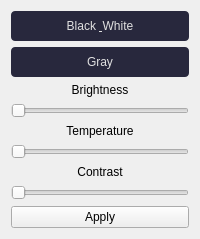
     <widget class="QWidget" name="Brightpage">
      <layout class="QVBoxLayout" name="effectsLayout">
       <item>
        <widget class="QPushButton" name="BW">
         <property name="styleSheet">
          <string notr="true">QFrame#sidebar {
           background-color: #1E1E2F; /* Updated dark blue/gray background */
           border-left: 1px solid #2c2f3a;
           color: #e0e0e0;
           }
           /* ... other styles ... */
           QPushButton {
           background-color: #28283D; /* Updated button background */
           color: #E0E0E0;
           border: none; /* Remove border for cleaner look */
           border-radius: 4px; /* Slightly smaller radius */
           padding: 8px; /* Slightly larger padding */
           }
           QPushButton:hover {
           background-color: #303045; /* Darker background to simulate lift/shadow */
           color: #00BCD4; /* Modern Teal Accent */
           border: 1px solid #00BCD4; /* Light border on hover */
           }
           QPushButton:pressed {
           background-color: #3949AB; /* Deep Indigo Pressed State */
           color: white;
           border: 1px solid #3949AB;
           }</string>
         </property>
         <property name="text">
          <string>Black &amp; White</string>
         </property>
        </widget>
       </item>
       <item>
        <widget class="QPushButton" name="Gray">
         <property name="styleSheet">
          <string notr="true">QFrame#sidebar {
           background-color: #1E1E2F; /* Updated dark blue/gray background */
           border-left: 1px solid #2c2f3a;
           color: #e0e0e0;
           }
           /* ... other styles ... */
           QPushButton {
           background-color: #28283D; /* Updated button background */
           color: #E0E0E0;
           border: none; /* Remove border for cleaner look */
           border-radius: 4px; /* Slightly smaller radius */
           padding: 8px; /* Slightly larger padding */
           }
           QPushButton:hover {
           background-color: #303045; /* Darker background to simulate lift/shadow */
           color: #00BCD4; /* Modern Teal Accent */
           border: 1px solid #00BCD4; /* Light border on hover */
           }
           QPushButton:pressed {
           background-color: #3949AB; /* Deep Indigo Pressed State */
           color: white;
           border: 1px solid #3949AB;
           }</string>
         </property>
         <property name="text">
          <string>Gray</string>
         </property>
        </widget>
       </item>
       <item>
        <widget class="QLabel" name="tempLabel_2">
         <property name="sizePolicy">
          <sizepolicy hsizetype="Minimum" vsizetype="Fixed">
           <horstretch>0</horstretch>
           <verstretch>0</verstretch>
          </sizepolicy>
         </property>
         <property name="text">
          <string>Brightness</string>
         </property>
         <property name="alignment">
          <set>Qt::AlignmentFlag::AlignCenter</set>
         </property>
        </widget>
       </item>
       <item>
        <widget class="QSlider" name="brightnessSlider">
         <property name="styleSheet">
          <string notr="true">    background: qlineargradient(x1:0, y1:0, x2:1, y2:0,
                                stop:0 #0077ff, stop:1 #00ccff);
    border-radius: 3px;</string>
         </property>
         <property name="orientation">
          <enum>Qt::Orientation::Horizontal</enum>
         </property>
        </widget>
       </item>
       <item>
        <widget class="QLabel" name="tempLabel">
         <property name="sizePolicy">
          <sizepolicy hsizetype="Minimum" vsizetype="Fixed">
           <horstretch>0</horstretch>
           <verstretch>0</verstretch>
          </sizepolicy>
         </property>
         <property name="text">
          <string>Temperature</string>
         </property>
         <property name="alignment">
          <set>Qt::AlignmentFlag::AlignCenter</set>
         </property>
        </widget>
       </item>
       <item>
        <widget class="QSlider" name="temperatureSlider">
         <property name="styleSheet">
          <string notr="true">    background: qlineargradient(x1:0, y1:0, x2:1, y2:0,
                                stop:0 #0077ff, stop:1 #00ccff);
    border-radius: 3px;</string>
         </property>
         <property name="orientation">
          <enum>Qt::Orientation::Horizontal</enum>
         </property>
        </widget>
       </item>
       <item>
        <widget class="QLabel" name="contrastLabel">
         <property name="sizePolicy">
          <sizepolicy hsizetype="Minimum" vsizetype="Fixed">
           <horstretch>0</horstretch>
           <verstretch>0</verstretch>
          </sizepolicy>
         </property>
         <property name="text">
          <string>Contrast</string>
         </property>
         <property name="alignment">
          <set>Qt::AlignmentFlag::AlignCenter</set>
         </property>
        </widget>
       </item>
       <item>
        <widget class="QSlider" name="contrastSlider">
         <property name="styleSheet">
          <string notr="true">    background: qlineargradient(x1:0, y1:0, x2:1, y2:0,
                                stop:0 #0077ff, stop:1 #00ccff);
    border-radius: 3px;</string>
         </property>
         <property name="orientation">
          <enum>Qt::Orientation::Horizontal</enum>
         </property>
        </widget>
       </item>
       <item>
        <widget class="QPushButton" name="applyButton">
         <property name="text">
          <string>Apply</string>
         </property>
        </widget>
       </item>
      </layout>
     </widget>
